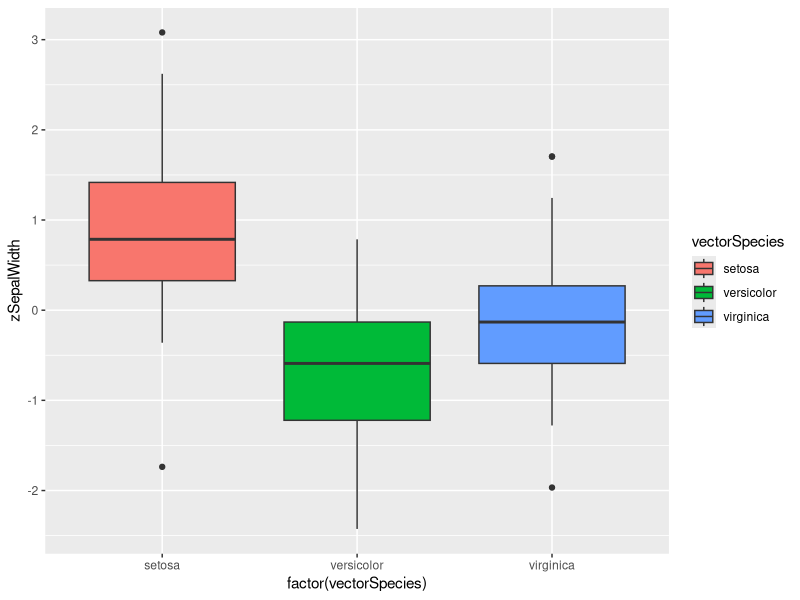
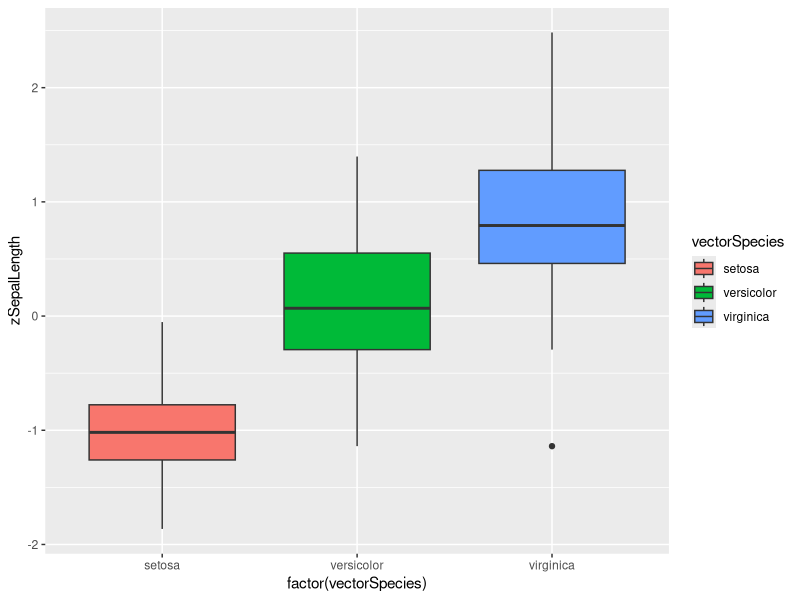
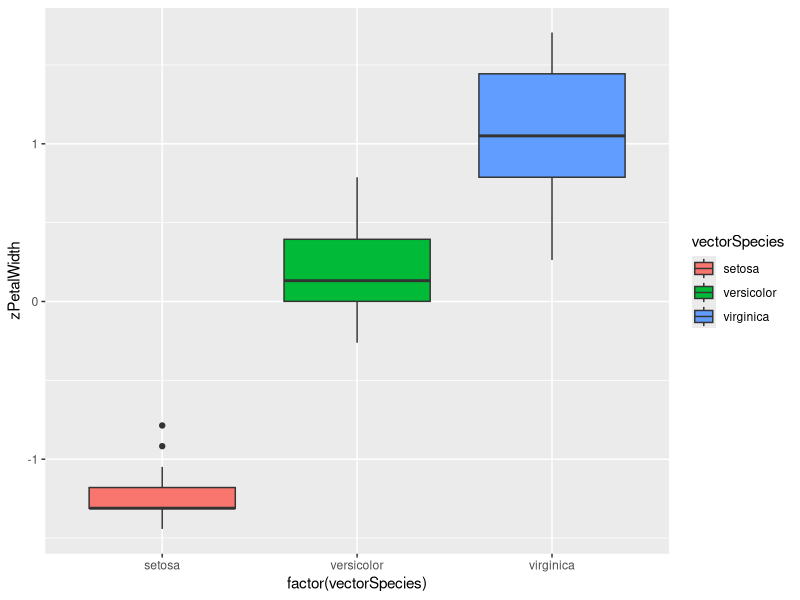
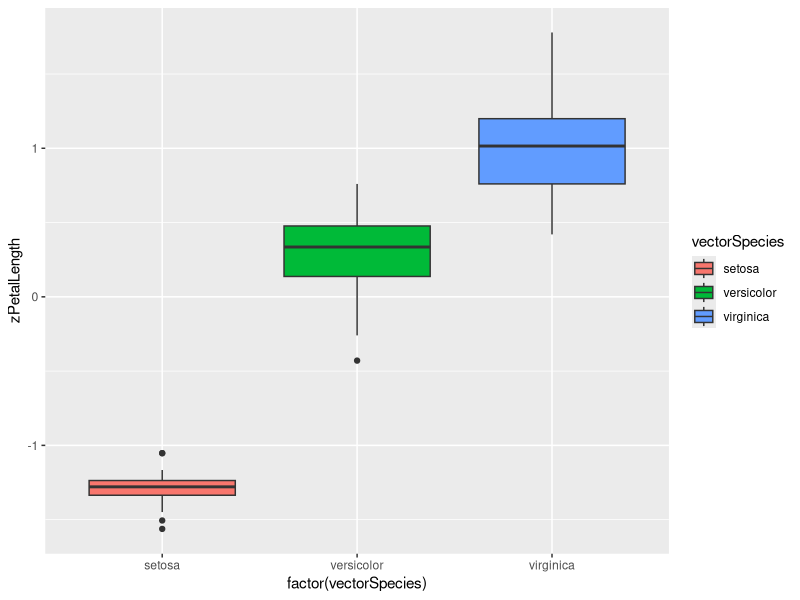
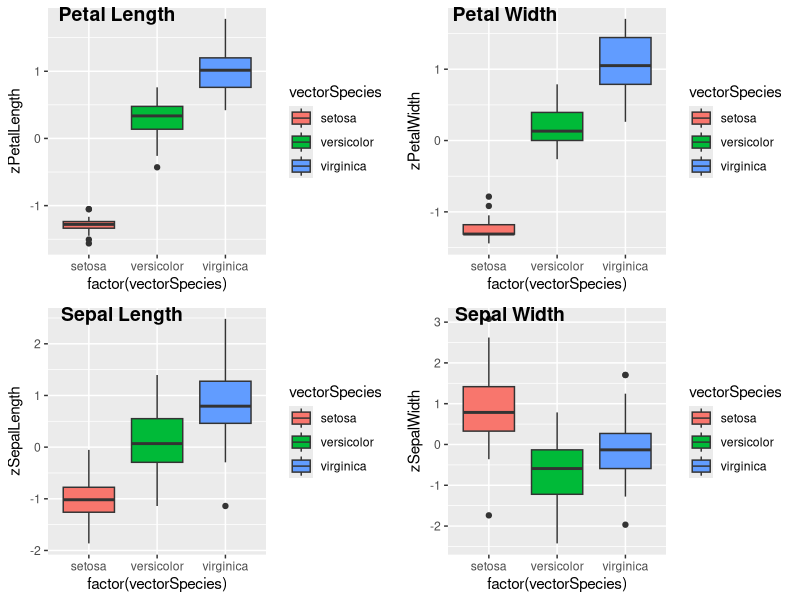

The R script that drew these images, in order:
#---
#title: "Title"
#author: "Whitney May"
#date: "Date"
#output: "output type"
#---



library(datasets)
library(ggplot2)
library(plyr)
library(ggpubr)

data(iris)
summary(iris)

# Z score = (x - m)/sdev 
# vars: sWidth, sLength (Sepal width/length)
# vars: pWidth, pLength
# m = mean of sample, in summary(iris)
# sdev = standard deviation


#-----------------------------------------------
#         Sepal Length - All Species
#-----------------------------------------------

# subsetting of data from a data frame can be done as follows
iris.sepalLgth <-iris$Sepal.Length
iris.sepalLgth

meanSepalLength = mean(iris.sepalLgth)
stdevSepalLength = sd(iris.sepalLgth)
meanSepalLength

zSepalLength = (iris.sepalLgth - meanSepalLength) / stdevSepalLength
zSepalLength


#-----------------------------------------------
#         Sepal Width - All Species
#-----------------------------------------------

# subsetting of data from a data frame can be done as follows
iris.sepalWidth <-iris$Sepal.Width
iris.sepalWidth

meanSepalWidth = mean(iris.sepalWidth)
stdevSepalWidth = sd(iris.sepalWidth)
meanSepalWidth

zSepalWidth = (iris.sepalWidth - meanSepalWidth) / stdevSepalWidth
zSepalWidth



#-----------------------------------------------
#         Petal Length - All Species
#-----------------------------------------------

# subsetting of data from a data frame can be done as follows
iris.petalLgth <-iris$Petal.Length
iris.petalLgth

meanPetalLength = mean(iris.petalLgth)
stdevPetalLength = sd(iris.petalLgth)
meanPetalLength

zPetalLength = (iris.petalLgth - meanPetalLength) / stdevPetalLength
zPetalLength


#-----------------------------------------------
#         Sepal Width - All Species
#-----------------------------------------------

# subsetting of data from a data frame can be done as follows
iris.petalWidth <-iris$Petal.Width
iris.petalWidth

meanPetalWidth = mean(iris.petalWidth)
stdevPetalWidth = sd(iris.petalWidth)
meanPetalWidth

zPetalWidth = (iris.petalWidth - meanPetalWidth) / stdevPetalWidth
zPetalWidth










#------------------------------------------------------
#     Sepal Width : Setosa, Versicolor, virginica
#------------------------------------------------------

# Split OG iris data into 
vectorSpecies <- iris$Species



#-------------------
#     DataFrame:
#-------------------

zSepalWidthFrame <- data.frame(vectorSpecies, zSepalWidth)


#-------------------
#     GGPlot:
#-------------------


bpSepalWidth = ggplot(zSepalWidthFrame, aes(x=factor(vectorSpecies), y=zSepalWidth, 
                                            fill = vectorSpecies)) + geom_boxplot()  

bpSepalWidth 






#------------------------------------------------------
#     Sepal Length : Setosa, Versicolor, virginica
#------------------------------------------------------

# Split OG iris data into 
vectorSpecies <- iris$Species

#-------------------
#     DataFrame:
#-------------------

zSepalLengthFrame <- data.frame(vectorSpecies, zSepalLength)


#-------------------
#     GGPlot:
#-------------------

bpSepalLength = ggplot(zSepalLengthFrame, aes(x=factor(vectorSpecies), y=zSepalLength, 
                                              fill = vectorSpecies)) + geom_boxplot()  

bpSepalLength 



#*****************************************************************************************



#------------------------------------------------------
#     Petal Width : Setosa, Versicolor, virginica
#------------------------------------------------------

# Split OG iris data into 
vectorSpecies <- iris$Species

#-------------------
#     DataFrame:
#-------------------

zPetalWidthFrame <- data.frame(vectorSpecies, zPetalWidth)

#-------------------
#     GGPlot:
#-------------------

bpPetalWidth = ggplot(zPetalWidthFrame, aes(x=factor(vectorSpecies), y=zPetalWidth, 
                                            fill = vectorSpecies)) + geom_boxplot()  

bpPetalWidth 






#------------------------------------------------------
#     Petal Length : Setosa, Versicolor, virginica
#------------------------------------------------------

# Split OG iris data into 
vectorSpecies <- iris$Species

#-------------------
#     DataFrame:
#-------------------

zPetalLengthFrame <- data.frame(vectorSpecies, zPetalLength)

#-------------------
#     GGPlot:
#-------------------

bpPetalLength = ggplot(zPetalLengthFrame, aes(x=factor(vectorSpecies), y=zPetalLength, 
                                              fill = vectorSpecies)) + geom_boxplot()  

bpPetalLength  



#------------------------------------------------------
#            Merge the 4 Box Plots
#------------------------------------------------------


allBoxPlots <- ggarrange(bpPetalLength, bpPetalWidth, bpSepalLength, bpSepalWidth,
                         labels = c("Petal Length", "Petal Width", 
                                    "Sepal Length", "Sepal Width"),
                         ncol = 2, nrow = 2)
allBoxPlots




